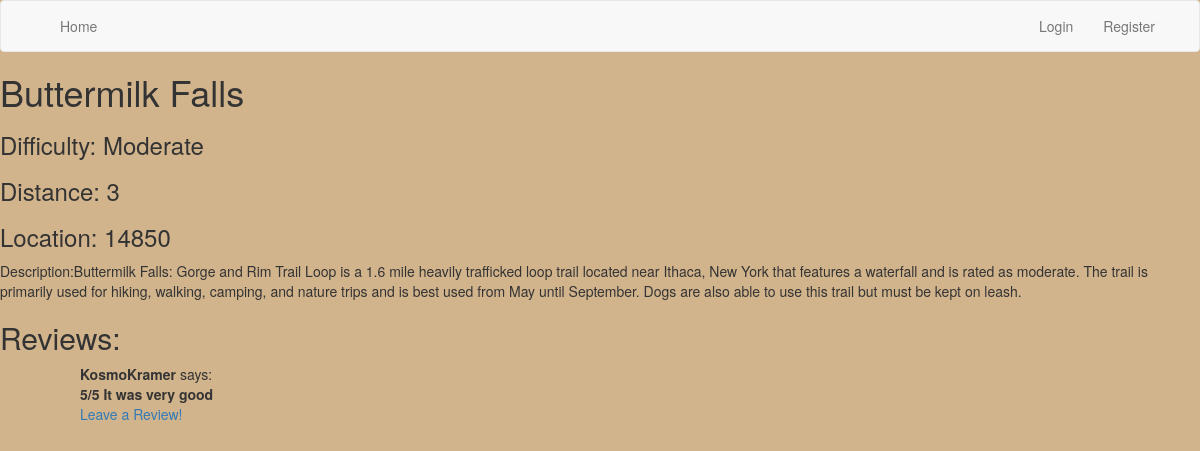
The page /trailAndReview/Buttermilk Falls on the database its author committed.
### app/models.py (models this page shows, shortened)
class Trail(db.Model):
    id = db.Column(db.Integer, primary_key=True)
    name = db.Column(db.String(64), index=True, unique=True)
    distance = db.Column(db.Integer, index=True)
    difficulty = db.Column(db.String(64), index=True)
    location = db.Column(db.String(64), index=True)
    description = db.Column(db.String(64), index=True)
    t2rs = db.relationship('TrailToReview', backref='trail', lazy='dynamic')

class TrailToReview(db.Model):
    id = db.Column(db.Integer, primary_key=True)
    trail_id = db.Column(db.Integer, db.ForeignKey('trail.id'))
    review_id = db.Column(db.Integer, db.ForeignKey('review.id'))

class User(UserMixin, db.Model):
    id = db.Column(db.Integer, primary_key=True)
    username = db.Column(db.String(64), index=True, unique=True)
    email = db.Column(db.String(120), index=True, unique=True)
    password_hash = db.Column(db.String(128))
    reviews = db.relationship('Review', backref='user', lazy='dynamic')

class Review(db.Model):
    id = db.Column(db.Integer, primary_key=True)
    userID = db.Column(db.Integer, db.ForeignKey('user.id'))
    rating = db.Column(db.Integer)
    description = db.Column(db.String(256))
    t2rs = db.relationship('TrailToReview', backref='review', lazy='dynamic')

### app/routes.py (the view)
@app.route('/trailAndReview/<name>')
def trail(name):
    trail = Trail.query.filter(Trail.name == name).first()
    return render_template('trailAndReview.html', trail=trail)

### app/templates/trailAndReview.html (shortened to what this page needs)
{% extends 'base.html' %}
{%  block content %}
<html lang="en">
<head>
</head>
<body>
<h1>{{ trail.name }}</h1>
<h3> Difficulty: {{ trail.difficulty }}</h3>
<h3>Distance: {{ trail.distance }}</h3>
<h3>Location: {{trail.location}}</h3>
Description:{{trail.description}}
<h2>Reviews:</h2>
<ul>
     {% for t2r in trail.t2rs %}
         <ul>
             <b>{{t2r.review.user.username}}</b>
             says:
             <br>
             <b>{{t2r.review.rating}}/5</b>
            <b>{{ t2r.review.description }}</b>
         </ul>
     {% endfor %}
    <ul><a href="{{ url_for('trailreview',name=trail.name) }}">Leave a Review!</a></ul>
</ul>
</body>
</html>
{% endblock %}

### app/static/trails.css (style rules this page uses)
body { background-color: tan; }
* { box-sizing:border-box }

### rows shown on the page
Trail: name "Buttermilk Falls", difficulty "Moderate", distance "3", location "14850", description "Buttermilk Falls: Gorge and Rim Trail Loop is a 1.6 mile heavily trafficked loop trail located near Ithaca, New York that features a waterfall and is rated as moderate. The trail is primarily used for hiking, walking, camping, and nature trips and is best used from May until September. Dogs are also able to use this trail but must be kept on leash."
TrailToReview: review.user.username "KosmoKramer", review.rating "5", review.description "It was very good"
